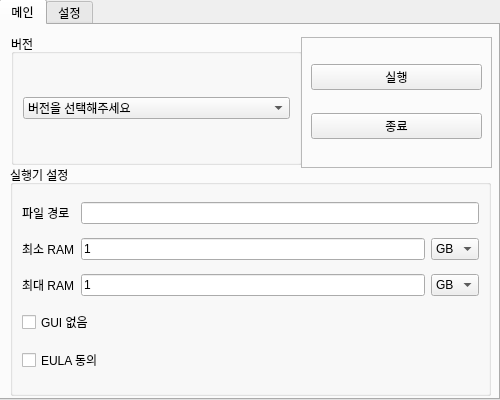
<?xml version="1.0" encoding="UTF-8"?>
<ui version="4.0">
 <class>EasyBukkit</class>
 <widget class="QMainWindow" name="EasyBukkit">
  <property name="geometry">
   <rect>
    <x>0</x>
    <y>0</y>
    <width>500</width>
    <height>400</height>
   </rect>
  </property>
  <property name="windowTitle">
   <string>MainWindow</string>
  </property>
  <widget class="QWidget" name="centralwidget">
   <widget class="QTabWidget" name="TabBox">
    <property name="geometry">
     <rect>
      <x>-1</x>
      <y>-1</y>
      <width>501</width>
      <height>401</height>
     </rect>
    </property>
    <property name="currentIndex">
     <number>0</number>
    </property>
    <widget class="QWidget" name="MainTab">
     <attribute name="title">
      <string>메인</string>
     </attribute>
     <widget class="QGroupBox" name="settingBox">
      <property name="geometry">
       <rect>
        <x>9</x>
        <y>140</y>
        <width>481</width>
        <height>231</height>
       </rect>
      </property>
      <property name="title">
       <string>실행기 설정</string>
      </property>
      <layout class="QGridLayout" name="gridLayout">
       <item row="0" column="1" colspan="2">
        <widget class="QLineEdit" name="PathLine"/>
       </item>
       <item row="1" column="1">
        <widget class="QLineEdit" name="MinLine">
         <property name="text">
          <string>1</string>
         </property>
         <property name="maxLength">
          <number>32767</number>
         </property>
        </widget>
       </item>
       <item row="2" column="0">
        <widget class="QLabel" name="MaxRam">
         <property name="text">
          <string>최대 RAM</string>
         </property>
         <property name="alignment">
          <set>Qt::AlignLeading|Qt::AlignLeft|Qt::AlignVCenter</set>
         </property>
        </widget>
       </item>
       <item row="2" column="1">
        <widget class="QLineEdit" name="MaxLine">
         <property name="text">
          <string>1</string>
         </property>
         <property name="maxLength">
          <number>32767</number>
         </property>
        </widget>
       </item>
       <item row="1" column="0">
        <widget class="QLabel" name="MinRam">
         <property name="text">
          <string>최소 RAM</string>
         </property>
         <property name="alignment">
          <set>Qt::AlignLeading|Qt::AlignLeft|Qt::AlignVCenter</set>
         </property>
        </widget>
       </item>
       <item row="3" column="0" colspan="2">
        <widget class="QCheckBox" name="NoGui">
         <property name="text">
          <string>GUI 없음</string>
         </property>
         <property name="shortcut">
          <string extracomment="설명입니다"/>
         </property>
        </widget>
       </item>
       <item row="0" column="0">
        <widget class="QLabel" name="FilePath">
         <property name="text">
          <string>파일 경로</string>
         </property>
         <property name="alignment">
          <set>Qt::AlignLeading|Qt::AlignLeft|Qt::AlignVCenter</set>
         </property>
        </widget>
       </item>
       <item row="4" column="0" colspan="2">
        <widget class="QCheckBox" name="CheckEula">
         <property name="text">
          <string>EULA 동의</string>
         </property>
         <property name="shortcut">
          <string extracomment="설명입니다"/>
         </property>
        </widget>
       </item>
       <item row="1" column="2">
        <widget class="QComboBox" name="MinByte">
         <item>
          <property name="text">
           <string>GB</string>
          </property>
         </item>
         <item>
          <property name="text">
           <string>MB</string>
          </property>
         </item>
        </widget>
       </item>
       <item row="2" column="2">
        <widget class="QComboBox" name="MaxByte">
         <item>
          <property name="text">
           <string>GB</string>
          </property>
         </item>
         <item>
          <property name="text">
           <string>MB</string>
          </property>
         </item>
        </widget>
       </item>
      </layout>
     </widget>
     <widget class="QGroupBox" name="versionBox">
      <property name="geometry">
       <rect>
        <x>10</x>
        <y>9</y>
        <width>291</width>
        <height>131</height>
       </rect>
      </property>
      <property name="title">
       <string>버전</string>
      </property>
      <property name="flat">
       <bool>true</bool>
      </property>
      <property name="checkable">
       <bool>false</bool>
      </property>
      <layout class="QVBoxLayout" name="verticalLayout">
       <item>
        <widget class="QComboBox" name="versions">
         <item>
          <property name="text">
           <string>버전을 선택해주세요</string>
          </property>
         </item>
         <item>
          <property name="text">
           <string>1.19.2</string>
          </property>
         </item>
         <item>
          <property name="text">
           <string>1.17.1</string>
          </property>
         </item>
         <item>
          <property name="text">
           <string>1.16.5</string>
          </property>
         </item>
         <item>
          <property name="text">
           <string>1.15.2</string>
          </property>
         </item>
         <item>
          <property name="text">
           <string>1.14.4</string>
          </property>
         </item>
         <item>
          <property name="text">
           <string>1.13.2</string>
          </property>
         </item>
         <item>
          <property name="text">
           <string>1.12.2</string>
          </property>
         </item>
        </widget>
       </item>
      </layout>
     </widget>
     <widget class="QFrame" name="frame">
      <property name="geometry">
       <rect>
        <x>300</x>
        <y>12</y>
        <width>191</width>
        <height>131</height>
       </rect>
      </property>
      <property name="frameShape">
       <enum>QFrame::StyledPanel</enum>
      </property>
      <property name="frameShadow">
       <enum>QFrame::Raised</enum>
      </property>
      <layout class="QGridLayout" name="gridLayout_4">
       <item row="0" column="0">
        <widget class="QPushButton" name="Start">
         <property name="text">
          <string>실행</string>
         </property>
        </widget>
       </item>
       <item row="1" column="0">
        <widget class="QPushButton" name="End">
         <property name="text">
          <string>종료</string>
         </property>
        </widget>
       </item>
      </layout>
     </widget>
    </widget>
    <widget class="QWidget" name="SettingTab">
     <attribute name="title">
      <string>설정</string>
     </attribute>
     <widget class="QGroupBox" name="serverBox">
      <property name="enabled">
       <bool>true</bool>
      </property>
      <property name="geometry">
       <rect>
        <x>0</x>
        <y>0</y>
        <width>501</width>
        <height>381</height>
       </rect>
      </property>
      <property name="title">
       <string notr="true"/>
      </property>
      <property name="checkable">
       <bool>true</bool>
      </property>
      <property name="checked">
       <bool>false</bool>
      </property>
      <widget class="QWidget" name="">
       <property name="geometry">
        <rect>
         <x>290</x>
         <y>10</y>
         <width>201</width>
         <height>351</height>
        </rect>
       </property>
       <layout class="QVBoxLayout" name="EditorLayout">
        <item>
         <widget class="QLabel" name="FlatType">
          <property name="text">
           <string>지형 타입</string>
          </property>
          <property name="alignment">
           <set>Qt::AlignCenter</set>
          </property>
         </widget>
        </item>
        <item>
         <widget class="QComboBox" name="FlatTypeBox">
          <item>
           <property name="text">
            <string>DEFAULT</string>
           </property>
          </item>
          <item>
           <property name="text">
            <string>flat</string>
           </property>
          </item>
         </widget>
        </item>
        <item>
         <widget class="QLabel" name="Difficulty">
          <property name="text">
           <string>난이도</string>
          </property>
          <property name="alignment">
           <set>Qt::AlignCenter</set>
          </property>
         </widget>
        </item>
        <item>
         <widget class="QComboBox" name="DifficultyBox">
          <item>
           <property name="text">
            <string>평화로움</string>
           </property>
          </item>
          <item>
           <property name="text">
            <string>쉬움</string>
           </property>
          </item>
          <item>
           <property name="text">
            <string>보통</string>
           </property>
          </item>
          <item>
           <property name="text">
            <string>어려움</string>
           </property>
          </item>
          <item>
           <property name="text">
            <string>하드코어</string>
           </property>
          </item>
         </widget>
        </item>
        <item>
         <widget class="QLabel" name="MaxPlayer">
          <property name="text">
           <string>최대 유저</string>
          </property>
          <property name="alignment">
           <set>Qt::AlignCenter</set>
          </property>
         </widget>
        </item>
        <item>
         <widget class="QLineEdit" name="MaxPlayerLine">
          <property name="baseSize">
           <size>
            <width>0</width>
            <height>0</height>
           </size>
          </property>
          <property name="text">
           <string>20</string>
          </property>
         </widget>
        </item>
        <item>
         <widget class="QLabel" name="ResourcePack">
          <property name="text">
           <string>리소스팩</string>
          </property>
          <property name="alignment">
           <set>Qt::AlignCenter</set>
          </property>
         </widget>
        </item>
        <item>
         <widget class="QLineEdit" name="ResourcePackLine">
          <property name="text">
           <string/>
          </property>
         </widget>
        </item>
       </layout>
      </widget>
      <widget class="QWidget" name="">
       <property name="geometry">
        <rect>
         <x>10</x>
         <y>1</y>
         <width>141</width>
         <height>371</height>
        </rect>
       </property>
       <layout class="QVBoxLayout" name="SelectorLayout">
        <item>
         <widget class="QCheckBox" name="AllowFlight">
          <property name="text">
           <string>플라이</string>
          </property>
         </widget>
        </item>
        <item>
         <widget class="QCheckBox" name="SpawnNPC">
          <property name="text">
           <string>NPC 스폰</string>
          </property>
         </widget>
        </item>
        <item>
         <widget class="QCheckBox" name="AllowNether">
          <property name="text">
           <string>지옥</string>
          </property>
         </widget>
        </item>
        <item>
         <widget class="QCheckBox" name="OnlineMode">
          <property name="text">
           <string>정품 모드</string>
          </property>
         </widget>
        </item>
        <item>
         <widget class="QCheckBox" name="SpawnMonster">
          <property name="text">
           <string>몬스터 스폰</string>
          </property>
         </widget>
        </item>
       </layout>
      </widget>
      <widget class="QWidget" name="">
       <property name="geometry">
        <rect>
         <x>150</x>
         <y>1</y>
         <width>141</width>
         <height>371</height>
        </rect>
       </property>
       <layout class="QVBoxLayout" name="SelectorLayout2">
        <item>
         <widget class="QCheckBox" name="SpawnAnimal">
          <property name="text">
           <string>동물 스폰</string>
          </property>
         </widget>
        </item>
        <item>
         <widget class="QCheckBox" name="WhiteList">
          <property name="text">
           <string>화이트리스트</string>
          </property>
         </widget>
        </item>
        <item>
         <widget class="QCheckBox" name="CommandBlock">
          <property name="text">
           <string>커맨드 블럭</string>
          </property>
         </widget>
        </item>
        <item>
         <widget class="QCheckBox" name="PVP">
          <property name="text">
           <string>PVP</string>
          </property>
         </widget>
        </item>
       </layout>
      </widget>
     </widget>
    </widget>
   </widget>
  </widget>
 </widget>
 <resources/>
 <connections/>
</ui>
